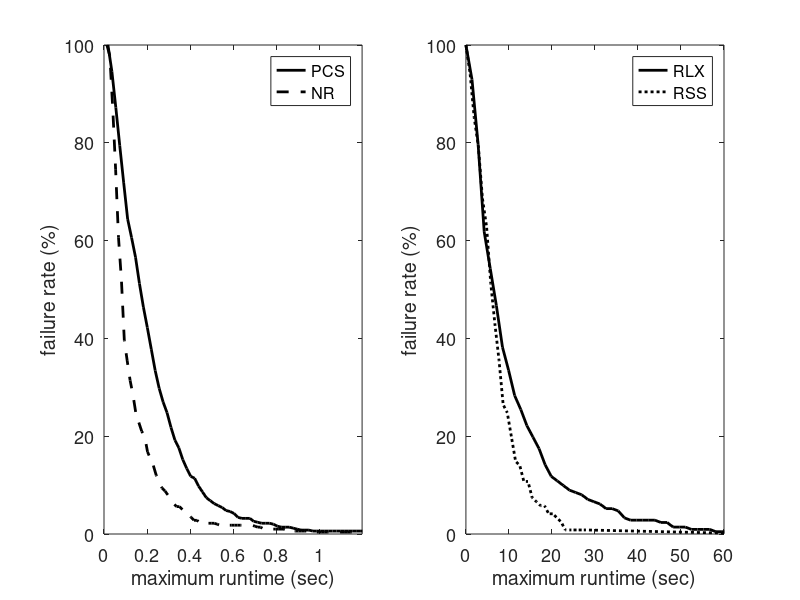

This chart was generated by the following MATLAB code:
% last updated: 09/27/17

clear all
clc

D1 = load('Benchmark_BiRRT_PCS_3poles_rB.txt');
D2 = load('Benchmark_BiRRT_GD_3poles_rB.txt');
D3 = load('Benchmark_BiRRT_RLX_eps5_3poles_rB.txt');
D4 = load('Benchmark_BiRRT_SG_3poles_rB.txt');

%% PCS
d = 1;

clear t M
t = D1(D1(:,1)==d, 5);
maxT = max(t);
T = linspace(0,maxT,100);
T = T(2:end);
for i = 1:length(T)
    s = t < T(i);
    m(i) = mean(t(s));
    M(i) = 1-sum(s)/length(t);
end
T1 = T;
M1 = M;
%% GD
d = 2.6;

clear t M
t = D2(D2(:,1)==d, 5);
maxT = max(t);
T = linspace(0,maxT,100);
T = T(2:end);
for i = 1:length(T)
    s = t < T(i);
    m(i) = mean(t(s));
    M(i) = 1-sum(s)/length(t);
end
T2 = T;
M2 = M;
%% RLX
d = 0.3;

clear t M
t = D3(D3(:,1)==d, 4);
maxT = max(t);
T = linspace(0,maxT,50);
T = T(2:end);
for i = 1:length(T)
    s = t < T(i);
    m(i) = mean(t(s));
    M(i) = 1-sum(s)/length(t);
end
T3 = [0 T];
M3 = [1 M];
%% RSS
d = 0.6;

clear t M
t = D4(D4(:,1)==d,4);
maxT = max(t);
T = linspace(0,maxT,30);
T = T(2:end);
for i = 1:length(T)
    s = t < T(i);
    m(i) = mean(t(s));
    M(i) = 1-sum(s)/length(t);
end
T4 = [0 T T3(end)];
M4 = [1 M 0];
%%
h = figure(2);
clf

subplot(121)
plot(T1,M1*100,'-k','linewidth',2);
hold on
plot(T2,M2*100,'--k','linewidth',2);
hold off
xlabel('maximum runtime (sec)');
ylabel('failure rate (%)');
legend('PCS','NR');
xlim([0 1.2]);%max([T1 T2])]);
set(gca,'fontsize',13);

subplot(122)
plot(T3,M3*100,'-k','linewidth',2);
hold on
plot(T4,M4*100,':k','linewidth',2);
hold off
xlabel('maximum runtime (sec)');
ylabel('failure rate (%)');
legend('RLX','RSS');
xlim([0 60]);%max([T3 T4])]);
set(gca,'fontsize',13);

set(h, 'Position', [100, 100, 800, 300]);
print runtimeProfile.eps -depsc -r200
